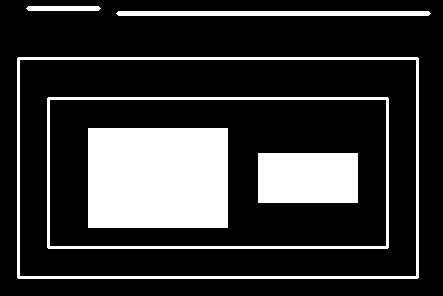
#> input picture images/contours_hierarchy.png, 443 x 296 px, found by its file name
$ python '21. Histograms Part 1.py'
#> lines starting #> are read from the running program, lines starting #| are printed output that depends on the picture; after the words box and inside, x2 and y2 are one past the last pixel; in counts of white or black regions, pixels touching at a corner belong together
import cv2
import numpy as np
import matplotlib.pyplot as plt

img = cv2.imread('images/contours_hierarchy.png')
#> img is the input picture: shape (296, 443, 3); 21% white; 6 white regions, box (x1, y1, x2, y2) and area: (88, 128, 228, 228) 14000, (258, 153, 358, 203) 5000, (17, 57, 419, 279) 3704, (47, 97, 389, 249) 2924, (116, 11, 431, 16) 1563, (26, 6, 101, 11) 363

## here [0] means gray scale image
## If colored image, pass [0], [1], [2] for b,g,r
hist = cv2.calcHist([img],[0],None,[256],[0,256])
#> hist = 256 values, max 103574 at index 0, min 0 at index 1, mean 512.2

print(hist)
#> (printed output is left out)

print(hist.shape)
#| (256, 1)

## Plotting histograms
plt.hist(img.ravel(), 256, [0,256])

## In this picture we have only black and white pixels so 0(black) and 255(white-bright) has high(all) numbers
plt.show()
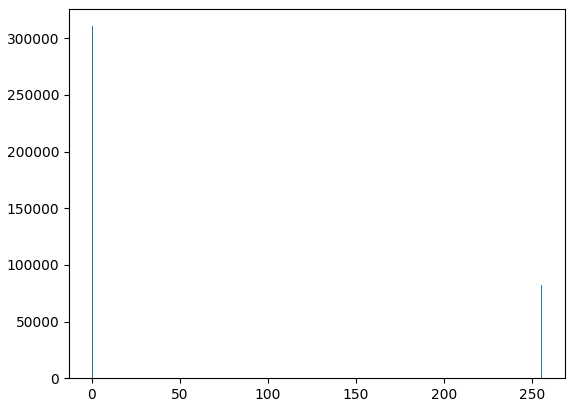
#> figure drawn by matplotlib, 1 panel; tallest bar 310722 high, from x = 0 to 1

img = cv2.imread('images/messi.jpg',0)
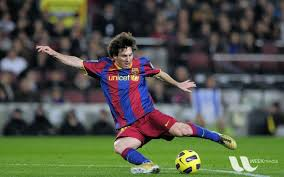
#> input picture images/messi.jpg, 284 x 177 px, found by its file name
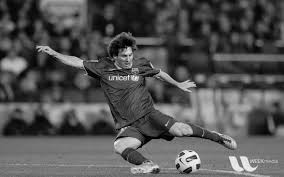
#> img: shape (177, 284); min 0, max 255, mean 83.4

cv2.imshow('Original', img)


hist, bins = np.histogram(img, 256, [0,256])
#> hist = 256 values, max 614 at index 120, min 0 at index 250, mean 196.4; bins = 257 values from 0 to 256

cdf = hist.cumsum()
#> cdf = 256 values from 113 to 50268

cdf_normalized = cdf * hist.max() / cdf.max()
#> cdf_normalized = 256 values from 1.38 to 614

# plt.plot(cdf_normalized, color ='b')
# plt.hist(img.ravel(), 256, [0,256], color='r')
# plt.show()

equ = cv2.equalizeHist(img)
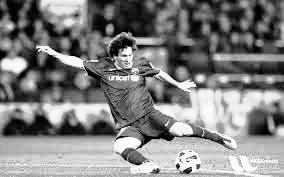
#> equ: shape (177, 284); min 0, max 255, mean 128
cv2.imshow('Equalized',equ)


clahe = cv2.createCLAHE(clipLimit=2.0, tileGridSize=(8,8))
cl1 = clahe.apply(img)
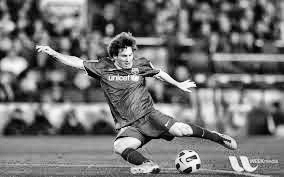
#> cl1: shape (177, 284); min 1, max 255, mean 114.2

cv2.imshow('Clahe histo equali', cl1)
cv2.waitKey(0)
